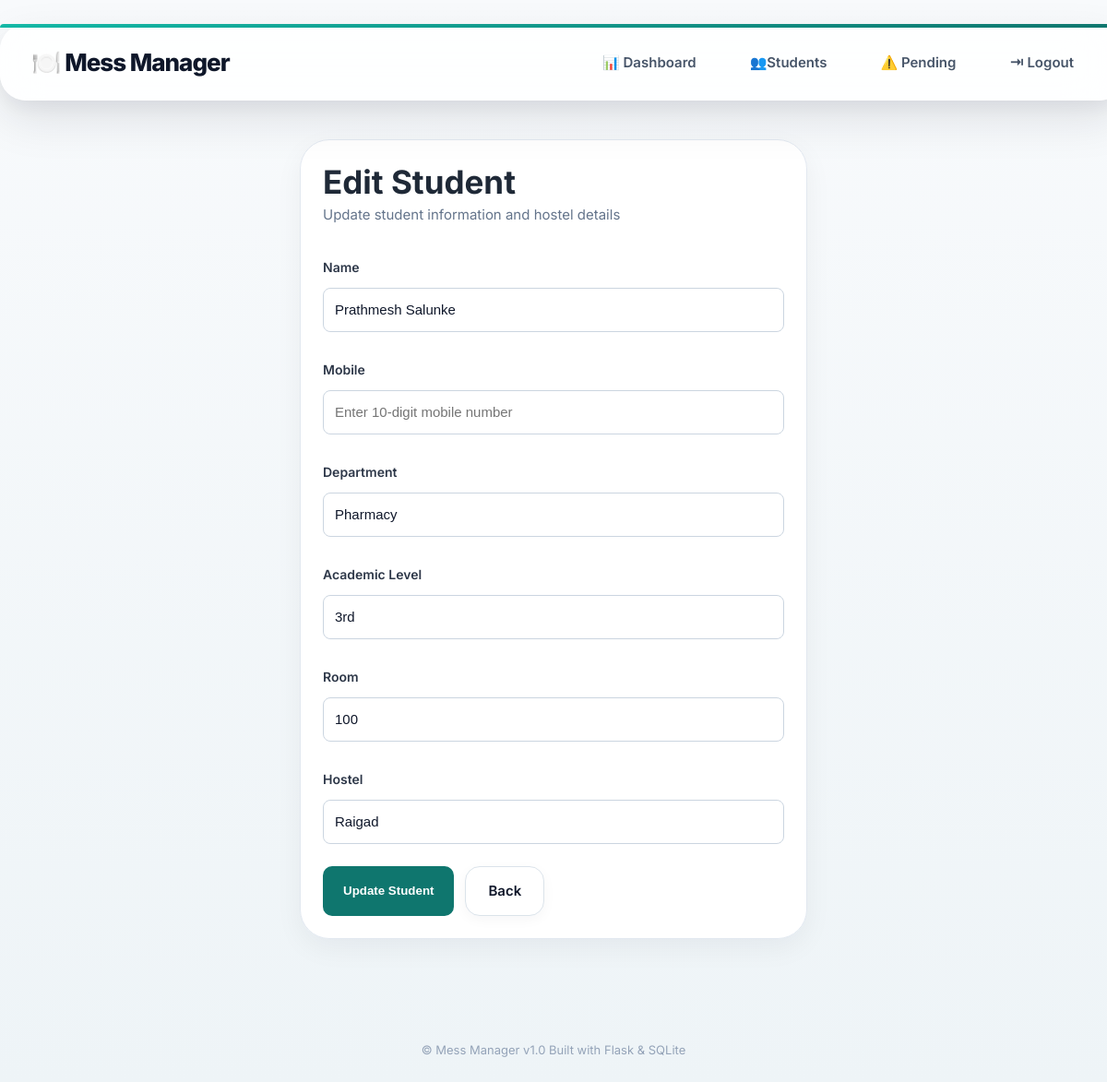
Page /edit_student/4 (signed in) on the committed database.
### tables this page shows
CREATE TABLE students (

        id INTEGER PRIMARY KEY AUTOINCREMENT,

        admin_id INTEGER NOT NULL,

        student_code TEXT NOT NULL UNIQUE,

        name TEXT NOT NULL,

        mobile TEXT NOT NULL,

        hostel TEXT NOT NULL,

        room TEXT NOT NULL,

        department TEXT NOT NULL,

        academic_level TEXT NOT NULL,

        total_fees INTEGER NOT NULL DEFAULT 30000,

        received_amount INTEGER NOT NULL DEFAULT 0,

        joining_date TEXT NOT NULL,

        FOREIGN KEY (admin_id) REFERENCES admin(id),

        UNIQUE(admin_id, mobile),

        CHECK(received_amount >= 0),

        CHECK(total_fees >= 0),

        CHECK(received_amount <= total_fees)

    );

### app.py (the view)
@app.route('/edit_student/<int:student_id>')
@login_required
def edit_student(student_id):
    conn = connect_db()
    admin_id = session['admin_id']
    student = conn.execute(
        """

        SELECT *

        FROM students

        WHERE id = ?

        AND admin_id = ?

        """,
        (student_id, admin_id)
    ).fetchone()
    if not student:
        conn.close()
        flash("Unauthorized access")
        return redirect('/student_list')
    conn.close()
    return render_template("edit_student.html", student=student)

### app.py (called while the page is built)
def connect_db():
    conn = sqlite3.connect('database.db')
    conn.execute("PRAGMA foreign_keys = ON")
    conn.row_factory = sqlite3.Row
    return conn

def login_required(func):
    @wraps(func)
    def wrapper(*args, **kwargs):
        if not session.get('admin_logged_in'):
            return redirect('/login')
        return func(*args, **kwargs)
    return wrapper

### templates/edit_student.html (shortened to what this page needs)
{% extends "base.html" %}
{% block content %}
<div class="student-form-card ui-card">
    <h1>Edit Student</h1>
    <p class="form-subtitle">
        Update student information and hostel details
    </p>
    <form action="/update_student" method="POST">
        <div class="form-group">
            <label class="form-label">
                Name
            </label>
            <input type="text" name="name" class="form-input" value="{{ student['name'] }}" required>
        </div>
        <div class="form-group">
            <label class="form-label">
                Mobile
            </label>
            <input type="tel" name="mobile" class="form-input" maxlength="10" pattern="[0-9]{10}" inputmode="numeric"
                placeholder="Enter 10-digit mobile number" required>
        </div>
        <div class="form-group">
            <label class="form-label">
                Department
            </label>
            <select name="department" class="form-select" required>
                <option value="Pharmacy" {% if student['department']=='Pharmacy' %} selected {% endif %}>
                    Pharmacy
                </option>
            </select>
        </div>
        <div class="form-group">
            <label class="form-label">
                Academic Level
            </label>
            <input type="text" name="academic_level" class="form-input" value="{{ student['academic_level'] }}"
                required>
        </div>
        <div class="form-group">
            <label class="form-label">
                Room
            </label>
            <input type="text" name="room" class="form-input" value="{{ student['room'] }}" required>
        </div>
        <div class="form-group">
            <label class="form-label">
                Hostel
            </label>
            <select name="hostel" class="form-select">
                <option value="Raigad" {% if student['hostel']=='Raigad' %} selected {% endif %}>
                    Raigad
                </option>
            </select>
        </div>
        <div class="form-actions">
            <button type="submit" class="primary-btn">
                Update Student
            </button>
            <a href="/student_list" class="secondary-btn">
                Back
            </a>
        </div>
    </form>
</div>
{% endblock %}

### static/style.css (style rules this page uses)
html { scroll-behavior: smooth; }
* { transition: background 0.2s ease, color 0.2s ease, border-color 0.2s ease, box-shadow 0.2s ease, transform 0.2s ease; }
body { margin: 0; min-height: 100vh; background: linear-gradient(180deg, #f8fafc 0%, #eef4f7 100%); font-family: "Inter", sans-serif; color: #1f2937; -webkit-font-smoothing: antialiased; -moz-osx-font-smoothing: grayscale; }
button { background-color: #2c5282; color: white; border: none; padding: 10px 16px; border-radius: 6px; cursor: pointer; }
.form-actions { display: flex; gap: 12px; margin-top: 24px; }
.ui-card { background: rgba(255, 255, 255, 0.92); border-radius: 28px; border: 1px solid rgba(226, 232, 240, 0.9); box-shadow: 0 4px 10px rgba(15, 23, 42, 0.03), 0 12px 30px rgba(15, 23, 42, 0.06); backdrop-filter: blur(10px); -webkit-backdrop-filter: blur(10px); transition: transform 0.25s ease, box-shadow 0.25s ease; height: 100%; padding: 0; }
.student-form-card h1, .student-form-card h2 { margin: 0; font-size: 35px; }
.student-form-card p { margin-top: 8px; margin-bottom: 24px; color: #64748b; font-size: 15px; line-height: 1.5; }
.student-form-card p { margin-top: 4px; margin-bottom: 20px; }
.form-group { display: flex; flex-direction: column; gap: 6px; margin-bottom: 16px; }
.student-form-card { margin: 0 auto; padding: 28px; border-radius: 24px; background: rgba(255, 255, 255, 0.95); border: 1px solid #e2e8f0; box-shadow: 0 10px 30px rgba(15, 23, 42, 0.05); }
.form-label { font-size: 14px; font-weight: 600; color: #334155; margin-bottom: 8px; display: block; }
.form-group label { font-size: 14px; font-weight: 600; color: #334155; margin-bottom: 6px; }
.form-input, .form-select { width: 100%; height: 48px; padding: 0 14px; border: 1px solid #dbe3ea; border-radius: 18px; background: rgba(255, 255, 255, 0.9); font-size: 15px; font-weight: 450; color: #0f172a; box-sizing: border-box; transition: border-color 0.22s ease, box-shadow 0.22s ease, background 0.22s ease; appearance: none; }
.secondary-btn { display: inline-flex; align-items: center; justify-content: center; height: 52px; padding: 0 24px; border-radius: 16px; border: 1px solid #dbe3ea; background: #ffffff; color: #0f172a; font-size: 15px; font-weight: 600; text-decoration: none; cursor: pointer; transition: all 0.22s ease; box-shadow: 0px 4px 14px rgba(15, 23, 42, 0.04); }
.form-subtitle { color: #64748b; font-size: 15px; margin-top: 6px; margin-bottom: 28px; }
.student-form-card { width: 100%; max-width: 500px; margin: 0 auto; padding: 24px; border-radius: 32px; }
.student-form-card form { box-shadow: none; padding: 0; max-width: 100%; background: transparent; }
.student-form-card label { display: block; margin-top: 16px; margin-bottom: 8px; font-weight: 600; color: #2d3748; }
.student-form-card input, .student-form-card select { width: 100%; padding: 12px; border: 1px solid #cbd5e0; border-radius: 8px; font-size: 15px; box-sizing: border-box; }
.primary-btn { display: inline-flex; align-items: center; justify-content: center; padding: 12px 22px; border: none; border-radius: 10px; background: #0f766e; color: white; font-weight: 600; text-decoration: none; cursor: pointer; transition: 0.2s ease; }

### rows in the picture
students: name "Prathmesh Salunke", department "Pharmacy", academic_level "3rd", room "100", hostel "Raigad"
